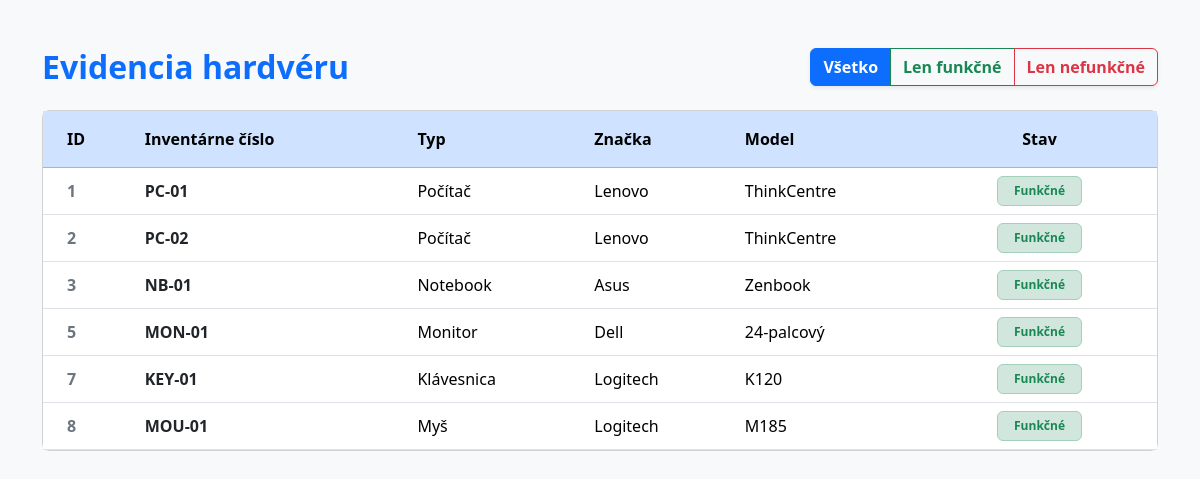
Screenshot of /index.php?status=funkcne with the database file from the repository.
### tables this page shows
CREATE TABLE `devices` (
  `id` int(11) NOT NULL,
  `inventory_number` varchar(50) NOT NULL,
  `type` varchar(100) NOT NULL,
  `brand` varchar(100) NOT NULL,
  `model` varchar(100) NOT NULL,
  `status_id` int(11) NOT NULL
);

### public/index.php (called while the page is built, shortened)
<?php
$db = new Database();
$pdo = $db->spojenie();
$deviceManager = new DeviceManager($pdo);
$filterStatus = $_GET["status"] ?? "vsetko";
if ($filterStatus === "funkcne") {
        $zariadenia = $deviceManager->getDevices(1);
} elseif ($filterStatus === "nefunkcne") {
        $zariadenia = $deviceManager->getDevices(2);
} else {
        $zariadenia = $deviceManager->getDevices();
}
require_once __DIR__ . "/../view/devices.php";

### App/Repositories/DeviceManager.php (called while the page is built, shortened)
<?php
class DeviceManager
{
    private PDO $db;
    public function __construct(PDO $pdo)
    {
        $this->db = $pdo;
    }
    public function getDevices($statusFilter = null) : array
    {
        try {
            $zariadenia = [];
            if ($statusFilter !== null) {
                $sql = "SELECT * FROM devices WHERE status_id = :status_id";
                $stmt = $this->db->prepare($sql);
                $stmt->execute([":status_id" => $statusFilter]);
            } else {
                $sql = "SELECT * FROM devices";
                $stmt = $this->db->prepare($sql);
                $stmt->execute();
            }
            while ($row = $stmt->fetch()) {
                $device = new Device(
                    $row["inventory_number"],
                    $row["type"],
                    $row["brand"],
                    $row["model"],
                    $row["status_id"]
                );
                $device->setId((int)$row["id"]);
                $zariadenia[] = $device;
            }
            return $zariadenia;
        } catch(PDOException $e) {
        return [];
        }
    }
}

### App/Models/Device.php (called while the page is built, shortened)
<?php
class Device
{
    private int $id;
    private string $inventory_number;
    private string $type;
    private string $brand;
    private string $model;
    private int $status_id;
    public function __construct(string $inventory_number, string $type, string $brand, string $model, int $status_id)
    {
        $this->inventory_number = $inventory_number;
        $this->type = $type;
        $this->brand = $brand;
        $this->model = $model;
        $this->status_id = $status_id;
    }
    public function getId(): ?int {
        return $this->id;
    }
    public function getInventoryNumber(): string {
        return $this->inventory_number;
    }
    public function getType(): string {
        return $this->type;
    }
    public function getBrand(): string {
        return $this->brand;
    }
    public function getModel(): string {
        return $this->model;
    }
    public function getStatusId(): int {
        return $this->status_id;
    }
  public function getStatusText(): string
{
    if ($this->status_id === 2) {
        return 'Nefunkčné';
    } else {
        return 'Funkčné';
    }
}
    public function setId(int $id): void
    {
        $this->id = $id;
    }
}
?>

### view/devices.php (the view, shortened to what this page needs)
<!DOCTYPE html>
<html lang="sk">
<head>
    <link href="https://cdn.jsdelivr.net/npm/bootstrap@5.3.2/dist/css/bootstrap.min.css" rel="stylesheet">
</head>
<body class="bg-light">
<div class="container py-5">
    <div class="d-flex justify-content-between align-items-center mb-4">
        <div>
            <h2 class="fw-bold text-primary m-0">Evidencia hardvéru</h2>
        </div>
        <div class="btn-group shadow-sm">
            <a href="index.php?status=vsetko" class="btn btn-primary fw-bold">Všetko</a>
            <a href="index.php?status=funkcne" class="btn btn-outline-success fw-bold">Len funkčné</a>
            <a href="index.php?status=nefunkcne" class="btn btn-outline-danger fw-bold">Len nefunkčné</a>
        </div>
    </div>
    <div class="card  rounded-3 ">
        <div class="card-body p-0">
            <div class="table-responsive">
                <table class="table table-hover align-middle m-0">
                    <thead class="table-primary text-primary">
                        <tr>
                            <th class="ps-4 py-3">ID</th>
                            <th class="py-3">Inventárne číslo</th>
                            <th class="py-3">Typ</th>
                            <th class="py-3">Značka</th>
                            <th class="py-3">Model</th>
                            <th class="pe-4 py-3 text-center">Stav</th>
                        </tr>
                    </thead>
                    <tbody>
                        <?php if (empty($zariadenia)): ?>
                            <tr>
                                <td colspan="6" class="text-center text-muted py-5">Žiadne zariadenia nezodpovedajú filtru.</td>
                            </tr>
                        <?php else: ?>
                            <?php foreach ($zariadenia as $d): ?>
                                <?php
                                    $farba = ($d->getStatusId() === 1) ? "success" : "danger";
                                ?>
                                <tr>
                                    <td class="ps-4 fw-bold text-secondary"><?= $d->getId(); ?></td>
                                    <td class="fw-bold text-dark"><?= $d->getInventoryNumber(); ?></td>
                                    <td><?= $d->getType(); ?></td>
                                    <td><?= $d->getBrand(); ?></td>
                                    <td><?= $d->getModel(); ?></td>
                                    <td class="pe-4 text-center">
                                        <span class="badge bg-<?= $farba; ?>-subtle text-<?= $farba; ?> border border-<?= $farba; ?>-subtle px-3 py-2">
                                            <?= $d->getStatusText(); ?>
                                        </span>
                                    </td>
                                </tr>
                            <?php endforeach; ?>
                        <?php endif; ?>
                    </tbody>
                </table>
            </div>
        </div>
    </div>
</div>
</body>
</html>

### rows the page displays
devices: id "1", inventory_number "PC-01", type "Počítač", brand "Lenovo", model "ThinkCentre", status "Funkčné"
devices: id "2", inventory_number "PC-02", type "Počítač", brand "Lenovo", model "ThinkCentre", status "Funkčné"
devices: id "3", inventory_number "NB-01", type "Notebook", brand "Asus", model "Zenbook", status "Funkčné"
devices: id "5", inventory_number "MON-01", type "Monitor", brand "Dell", model "24-palcový", status "Funkčné"
devices: id "7", inventory_number "KEY-01", type "Klávesnica", brand "Logitech", model "K120", status "Funkčné"
devices: id "8", inventory_number "MOU-01", type "Myš", brand "Logitech", model "M185", status "Funkčné"
